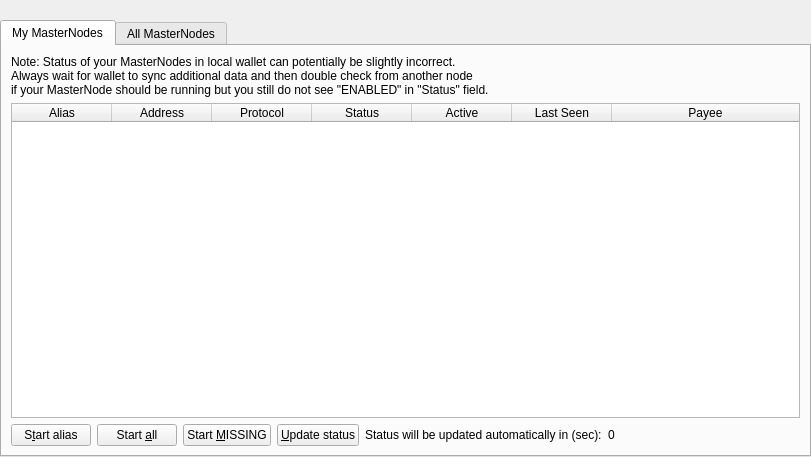
<?xml version="1.0" encoding="UTF-8"?>
<ui version="4.0">
 <class>MasterNode</class>
 <widget class="QWidget" name="MasterNode">
  <property name="geometry">
   <rect>
    <x>0</x>
    <y>0</y>
    <width>811</width>
    <height>457</height>
   </rect>
  </property>
  <property name="windowTitle">
   <string>Form</string>
  </property>
  <layout class="QVBoxLayout" name="topLayout">
   <property name="leftMargin">
    <number>0</number>
   </property>
   <property name="topMargin">
    <number>0</number>
   </property>
   <property name="rightMargin">
    <number>0</number>
   </property>
   <property name="bottomMargin">
    <number>0</number>
   </property>
   <item>
    <layout class="QVBoxLayout" name="verticalLayout">
     <property name="bottomMargin">
      <number>0</number>
     </property>
     <item>
      <spacer name="horizontalSpacer0">
       <property name="orientation">
        <enum>Qt::Horizontal</enum>
       </property>
       <property name="sizeHint" stdset="0">
        <size>
         <width>40</width>
         <height>20</height>
        </size>
       </property>
      </spacer>
     </item>
     <item>
      <widget class="QTabWidget" name="tabWidget">
       <property name="currentIndex">
        <number>0</number>
       </property>
       <widget class="QWidget" name="tabMyMasternodes">
        <attribute name="title">
         <string>My MasterNodes</string>
        </attribute>
        <layout class="QGridLayout" name="gridLayout_2">
         <item row="0" column="0">
          <layout class="QVBoxLayout" name="verticalLayout_2">
           <property name="bottomMargin">
            <number>0</number>
           </property>
           <item>
            <layout class="QHBoxLayout" name="horizontalLayout_note">
             <property name="bottomMargin">
              <number>0</number>
             </property>
             <item>
              <widget class="QLabel" name="updateNote">
               <property name="text">
                <string>Note: Status of your MasterNodes in local wallet can potentially be slightly incorrect.&lt;br /&gt;Always wait for wallet to sync additional data and then double check from another node&lt;br /&gt;if your MasterNode should be running but you still do not see &quot;ENABLED&quot; in &quot;Status&quot; field.</string>
               </property>
              </widget>
             </item>
            </layout>
           </item>
           <item>
            <widget class="QTableWidget" name="tableWidgetMyMasternodes">
             <property name="minimumSize">
              <size>
               <width>695</width>
               <height>0</height>
              </size>
             </property>
             <property name="editTriggers">
              <set>QAbstractItemView::NoEditTriggers</set>
             </property>
             <property name="alternatingRowColors">
              <bool>true</bool>
             </property>
             <property name="selectionMode">
              <enum>QAbstractItemView::SingleSelection</enum>
             </property>
             <property name="selectionBehavior">
              <enum>QAbstractItemView::SelectRows</enum>
             </property>
             <property name="sortingEnabled">
              <bool>true</bool>
             </property>
             <attribute name="horizontalHeaderStretchLastSection">
              <bool>true</bool>
             </attribute>
             <column>
              <property name="text">
               <string>Alias</string>
              </property>
             </column>
             <column>
              <property name="text">
               <string>Address</string>
              </property>
             </column>
             <column>
              <property name="text">
               <string>Protocol</string>
              </property>
             </column>
             <column>
              <property name="text">
               <string>Status</string>
              </property>
             </column>
             <column>
              <property name="text">
               <string>Active</string>
              </property>
             </column>
             <column>
              <property name="text">
               <string>Last Seen</string>
              </property>
             </column>
             <column>
              <property name="text">
               <string>Payee</string>
              </property>
             </column>
            </widget>
           </item>
           <item>
            <layout class="QHBoxLayout" name="horizontalLayout_5">
             <property name="bottomMargin">
              <number>0</number>
             </property>
             <item>
              <widget class="QPushButton" name="startButton">
               <property name="text">
                <string>S&amp;tart alias</string>
               </property>
              </widget>
             </item>
             <item>
              <widget class="QPushButton" name="startAllButton">
               <property name="text">
                <string>Start &amp;all</string>
               </property>
              </widget>
             </item>
             <item>
              <widget class="QPushButton" name="startMissingButton">
               <property name="text">
                <string>Start &amp;MISSING</string>
               </property>
              </widget>
             </item>
             <item>
              <widget class="QPushButton" name="UpdateButton">
               <property name="text">
                <string>&amp;Update status</string>
               </property>
              </widget>
             </item>
             <item>
              <widget class="QLabel" name="autoupdate_label">
               <property name="text">
                <string>Status will be updated automatically in (sec):</string>
               </property>
              </widget>
             </item>
             <item>
              <widget class="QLabel" name="secondsLabel">
               <property name="text">
                <string>0</string>
               </property>
              </widget>
             </item>
             <item>
              <spacer name="horizontalSpacer_5">
               <property name="orientation">
                <enum>Qt::Horizontal</enum>
               </property>
               <property name="sizeHint" stdset="0">
                <size>
                 <width>40</width>
                 <height>20</height>
                </size>
               </property>
              </spacer>
             </item>
            </layout>
           </item>
          </layout>
         </item>
        </layout>
       </widget>
       <widget class="QWidget" name="tabAllMasternodes">
        <attribute name="title">
         <string>All MasterNodes</string>
        </attribute>
        <layout class="QGridLayout" name="gridLayout">
         <item row="1" column="0">
          <widget class="QTableWidget" name="tableWidgetMasternodes">
           <property name="editTriggers">
            <set>QAbstractItemView::NoEditTriggers</set>
           </property>
           <property name="alternatingRowColors">
            <bool>true</bool>
           </property>
           <property name="selectionBehavior">
            <enum>QAbstractItemView::SelectRows</enum>
           </property>
           <property name="sortingEnabled">
            <bool>true</bool>
           </property>
           <attribute name="horizontalHeaderStretchLastSection">
            <bool>true</bool>
           </attribute>
           <column>
            <property name="text">
             <string>Address</string>
            </property>
           </column>
           <column>
            <property name="text">
             <string>Protocol</string>
            </property>
           </column>
           <column>
            <property name="text">
             <string>Status</string>
            </property>
           </column>
           <column>
            <property name="text">
             <string>Active</string>
            </property>
           </column>
           <column>
            <property name="text">
             <string>Last Seen</string>
            </property>
           </column>
           <column>
            <property name="text">
             <string>Payee</string>
            </property>
           </column>
          </widget>
         </item>
         <item row="0" column="0">
          <layout class="QHBoxLayout" name="horizontalLayout_3">
           <property name="bottomMargin">
            <number>0</number>
           </property>
           <item>
            <widget class="QLabel" name="label_filter">
             <property name="text">
              <string>Filter List:</string>
             </property>
            </widget>
           </item>
           <item>
            <widget class="QLineEdit" name="filterLineEdit">
             <property name="toolTip">
              <string>Filter masternode list</string>
             </property>
            </widget>
           </item>
           <item>
            <spacer name="horizontalSpacer_3">
             <property name="orientation">
              <enum>Qt::Horizontal</enum>
             </property>
             <property name="sizeHint" stdset="0">
              <size>
               <width>10</width>
               <height>20</height>
              </size>
             </property>
            </spacer>
           </item>
           <item>
            <widget class="QLabel" name="label_count">
             <property name="text">
              <string>Node Count:</string>
             </property>
            </widget>
           </item>
           <item>
            <widget class="QLabel" name="countLabel">
             <property name="text">
              <string>0</string>
             </property>
            </widget>
           </item>
          </layout>
         </item>
        </layout>
       </widget>
      </widget>
     </item>
    </layout>
   </item>
  </layout>
 </widget>
 <resources/>
 <connections/>
</ui>
